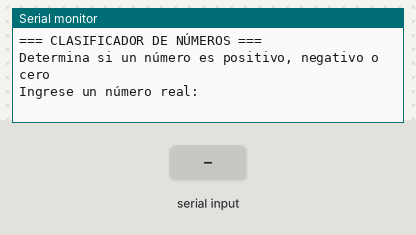
Simulated run of this sketch. Board: Arduino Uno, built with avr-gcc and run on an emulated ATmega328P. Shown: the last lines printed to the serial monitor. Inputs (shaded band) come from the test bench.

Above: at 1.2 s.
1.3 s: "90,45\n" received over Serial
At 2.5 s:
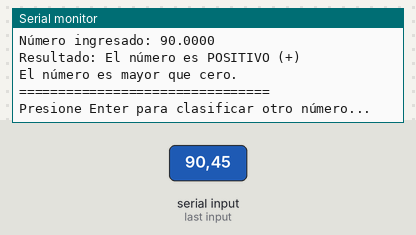
2.8 s: "30,150\n" received over Serial
At 4.0 s:
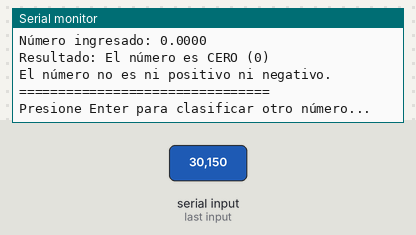

The sketch:

ejercicio2_clasificar_numero.ino
```cpp
/*
  Taller de Estructuras de Decisión - Ejercicio 2
  Clasificar Número Real

  Determina si un número real ingresado es:
  - Positivo
  - Negativo
  - Cero
 */

void setup() {
  Serial.begin(115200);
  while (!Serial) {
    ; // Esperar a que el puerto serie se conecte
  }

  Serial.println("=== CLASIFICADOR DE NÚMEROS ===");
  Serial.println("Determina si un número es positivo, negativo o cero");
  Serial.println();
}

void loop() {
  float numero;

  // Solicitar el número
  Serial.println("Ingrese un número real: ");
  numero = leerNumero();

  // Mostrar el número ingresado
  Serial.print("Número ingresado: ");
  Serial.println(numero, 4);
  Serial.println();

  // Estructura de decisión múltiple para clasificar el número
  if (numero > 0) {
    Serial.println("Resultado: El número es POSITIVO (+)");
    Serial.println("El número es mayor que cero.");
  }
  else if (numero < 0) {
    Serial.println("Resultado: El número es NEGATIVO (-)");
    Serial.println("El número es menor que cero.");
  }
  else {
    Serial.println("Resultado: El número es CERO (0)");
    Serial.println("El número no es ni positivo ni negativo.");
  }

  Serial.println();
  Serial.println("================================");
  Serial.println("Presione Enter para clasificar otro número...");

  // Esperar a que el usuario presione Enter
  esperarEnter();
  Serial.println();
}

// Función para leer un número desde el puerto serie
float leerNumero() {
  while (Serial.available() == 0) {
    // Esperar entrada del usuario
  }

  float numero = Serial.parseFloat();

  // Limpiar el buffer
  while (Serial.available() > 0) {
    Serial.read();
  }

  return numero;
}

// Función para esperar que el usuario presione Enter
void esperarEnter() {
  // Limpiar buffer
  while (Serial.available() > 0) {
    Serial.read();
  }

  // Esperar entrada
  while (Serial.available() == 0) {
    // Esperar
  }

  // Limpiar buffer
  while (Serial.available() > 0) {
    Serial.read();
  }
}
```

Measured:
- after the input at 1.3 s, the serial monitor: prints a new line at once (image 1)
- after the input at 2.8 s, the serial monitor: prints a new line at once (image 2)
